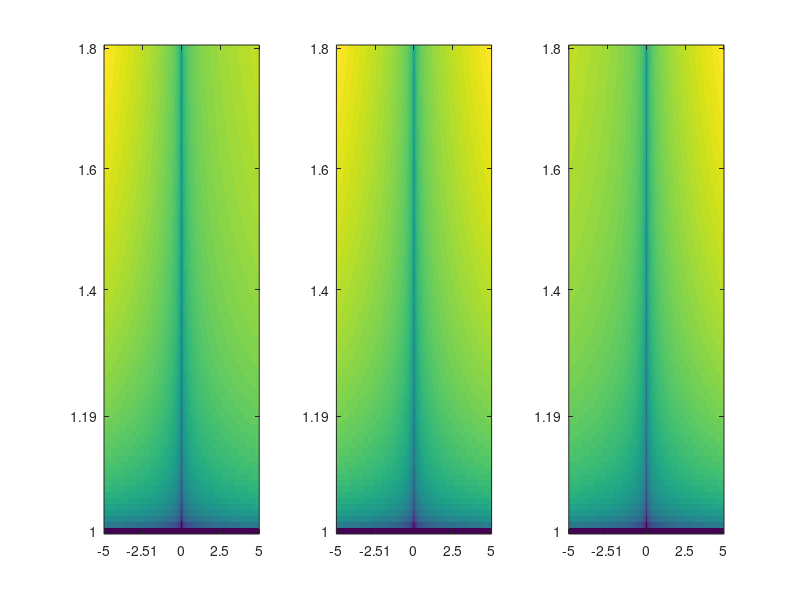
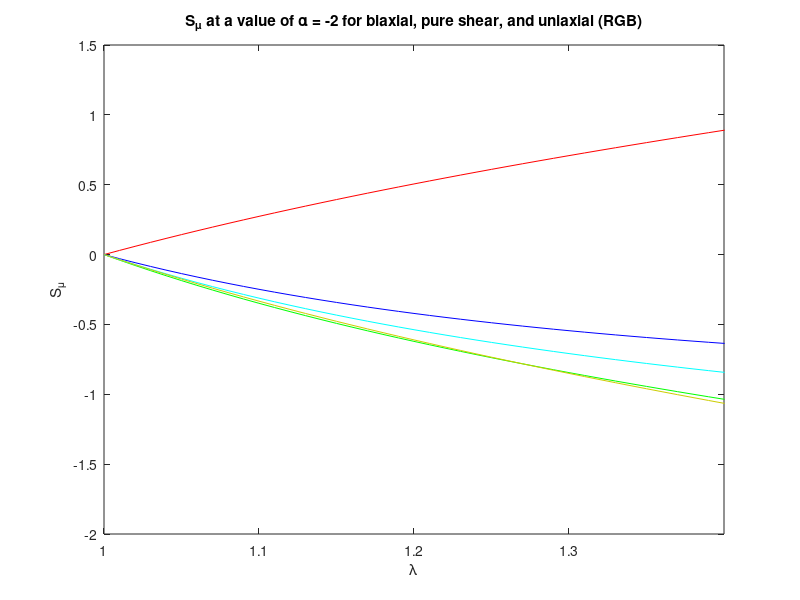
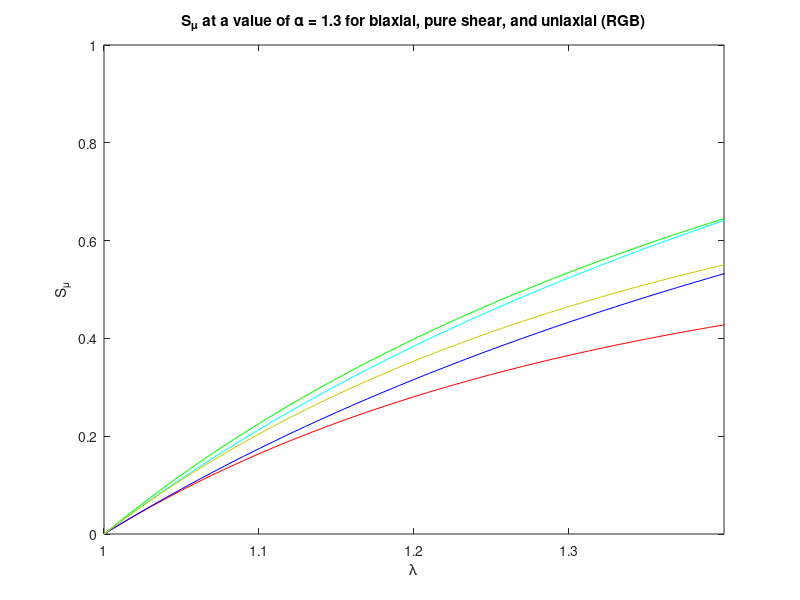
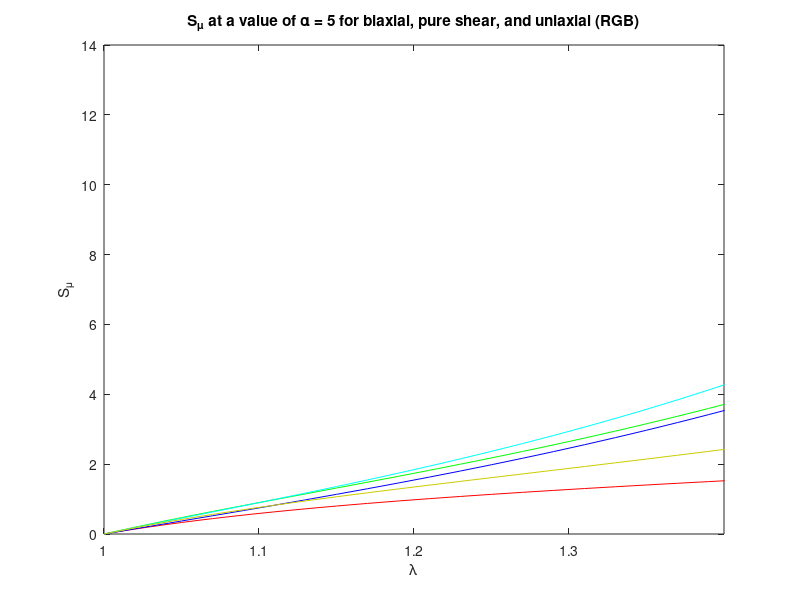

The MATLAB script that drew these images, in order:
clear all;
close all;


% lam = 1.01.^linspace(0,60,301);
lam = linspace(1,1.8,81);
alpha = linspace(-5,5,1001);

%Example parameters from Treloar's data:
%mu1 = 0.62 MPa, alpha1 = 1.3
%mu2 = 0.00118 MPa, alpha2 = 5
%mu3 = -0.00981 MPa, alpha3 = -2

mu = 1;


%Salpha_ps = mu*bsxfun(@times,log(lam'),(bsxfun(@power,lam',alpha-1)-bsxfun(@power,lam',-alpha-1)));
Salpha_ps =  mu*bsxfun(@times,log(lam'),(bsxfun(@power,lam',alpha-1)-bsxfun(@power,lam',-alpha-1)));

%Salpha_ua = mu*bsxfun(@times,log(lam'),(bsxfun(@power,lam',alpha-1)-0.5*bsxfun(@power,lam',-0.5*alpha-1)));
Salpha_ua = mu*bsxfun(@times,log(lam'),(bsxfun(@power,lam',alpha-1)-bsxfun(@power,lam',-0.5*alpha-1)));

%Salpha_ba = mu*bsxfun(@times,log(lam'),(0.5*bsxfun(@power,lam',0.5*(alpha-1))-bsxfun(@power,lam',-alpha-0.5)));
Salpha_ba = mu*bsxfun(@times,log(lam'),(bsxfun(@power,lam',0.5*alpha-1)-bsxfun(@power,lam',-alpha-1)));

%k = 0:0.01:1;
%Old, corrected on 220126
%Salpha_gen = @(k) mu*bsxfun(@times,log(lam'),((-k^2+1.5*k+0.5)*bsxfun(@power,lam',(-k^2+1.5*k+0.5)*alpha-1)...
%    +(-k+0.5)*bsxfun(@power,lam',(-k+0.5)*alpha-1)...
%    +(k^2-0.5*k-1)*bsxfun(@power,lam',(k^2-0.5*k-1)*alpha-1)));
Salpha_gen = @(k) mu*bsxfun(@times,log(lam'),((-k^2+1.5*k+0.5)^2*bsxfun(@power,lam',(-k^2+1.5*k+0.5)*alpha-1)...
    +(-k+0.5)^2*bsxfun(@power,lam',(-k+0.5)*alpha-1)...
    +(k^2-0.5*k-1)^2*bsxfun(@power,lam',(k^2-0.5*k-1)*alpha-1)));
Smu_gen = @(k) (-k^2+1.5*k+0.5)*bsxfun(@power,lam',(-k^2+1.5*k+0.5)*alpha-1)...
    +(-k+0.5)*bsxfun(@power,lam',(-k+0.5)*alpha-1)...
    +(k^2-0.5*k-1)*bsxfun(@power,lam',(k^2-0.5*k-1)*alpha-1);

W_gen = @(k) mu*bsxfun(@times,1./alpha,(bsxfun(@power,lam',(-k^2+1.5*k+0.5)*alpha)...
    +bsxfun(@power,lam',(-k+0.5)*alpha)...
    +bsxfun(@power,lam',(k^2-0.5*k-1)*alpha)-3));

figure;  subplot(1,3,1);
imagesc(log10(abs(Salpha_ba)))
set(gca,'YDir','normal'); colormap viridis;
set(gca,'XTick',[1,round(length(alpha)/4),round(length(alpha)/2),round(3*length(alpha)/4),length(alpha)],'XTickLabel',[alpha(1),alpha(round(end/4)),alpha(round(end/2)),alpha(round(3*end/4)),alpha(end)])
set(gca,'YTick',[1,round(length(lam)/4),round(length(lam)/2),round(3*length(lam)/4),length(lam)],'YTickLabel',[lam(1),lam(round(end/4)),lam(round(end/2)),lam(round(3*end/4)),lam(end)])

subplot(1,3,2);
imagesc(log10(abs(Salpha_ps)))
set(gca,'YDir','normal');colormap viridis;
set(gca,'XTick',[1,round(length(alpha)/4),round(length(alpha)/2),round(3*length(alpha)/4),length(alpha)],'XTickLabel',[alpha(1),alpha(round(end/4)),alpha(round(end/2)),alpha(round(3*end/4)),alpha(end)])
set(gca,'YTick',[1,round(length(lam)/4),round(length(lam)/2),round(3*length(lam)/4),length(lam)],'YTickLabel',[lam(1),lam(round(end/4)),lam(round(end/2)),lam(round(3*end/4)),lam(end)])

subplot(1,3,3);
imagesc(log10(abs(Salpha_ua)))
set(gca,'YDir','normal');colormap viridis;
set(gca,'XTick',[1,round(length(alpha)/4),round(length(alpha)/2),round(3*length(alpha)/4),length(alpha)],'XTickLabel',[alpha(1),alpha(round(end/4)),alpha(round(end/2)),alpha(round(3*end/4)),alpha(end)])
set(gca,'YTick',[1,round(length(lam)/4),round(length(lam)/2),round(3*length(lam)/4),length(lam)],'YTickLabel',[lam(1),lam(round(end/4)),lam(round(end/2)),lam(round(3*end/4)),lam(end)])

k=0:0.01:1;
for j = 1:length(k)
    Salpha_all(:,:,j) = Salpha_gen(k(j));
    Smu_all(:,:,j) = Smu_gen(k(j));
end

[maxS_for_alpha, maxks_for_alpha] = max(abs(Salpha_all),[],3);

ks_for_alpha =zeros(size(maxks_for_alpha));
for m=1:size(maxks_for_alpha,1)
    for n=1:size(maxks_for_alpha,2)
    ks_for_alpha(m,n) = k(maxks_for_alpha(m,n));
    end
end
    
figure(11); contourf(maxS_for_alpha,21);
title('maximum \alpha sensitivity as f(\alpha, \lambda)');
set(gca,'YDir','normal');colormap viridis;
set(gca,'XTick',[1,round(length(alpha)/4),round(length(alpha)/2),round(3*length(alpha)/4),length(alpha)],'XTickLabel',[alpha(1),alpha(round(end/4)),alpha(round(end/2)),alpha(round(3*end/4)),alpha(end)])
set(gca,'YTick',[1,round(length(lam)/4),round(length(lam)/2),round(3*length(lam)/4),length(lam)],'YTickLabel',[lam(1),lam(round(end/4)),lam(round(end/2)),lam(round(3*end/4)),lam(end)])

figure(12); contourf(ks_for_alpha,21,'LineStyle','none'); caxis([0 1])%caxis([0.25 0.75])
title('maximum k to maximize \alpha sensitivity as f(\alpha, \lambda)');
set(gca,'YDir','normal'); colormap viridis;
set(gca,'XTick',[1,round(length(alpha)/4),round(length(alpha)/2),round(3*length(alpha)/4),length(alpha)],'XTickLabel',[alpha(1),alpha(round(end/4)),alpha(round(end/2)),alpha(round(3*end/4)),alpha(end)])
set(gca,'YTick',[1,round(length(lam)/4),round(length(lam)/2),round(3*length(lam)/4),length(lam)],'YTickLabel',[lam(1),lam(round(end/4)),lam(round(end/2)),lam(round(3*end/4)),lam(end)])


[maxS_for_mu, maxks_for_mu] = max(abs(Smu_all),[],3);

ks_for_mu =zeros(size(maxks_for_mu));
for m=1:size(maxks_for_mu,1)
    for n=1:size(maxks_for_mu,2)
    ks_for_mu(m,n) = k(maxks_for_mu(m,n));
    end
end
    
figure(21); contourf(maxS_for_mu,21);
title('maximum \mu sensitivity as f(\alpha, \lambda)');
set(gca,'YDir','normal');colormap viridis;
set(gca,'XTick',[1,round(length(alpha)/4),round(length(alpha)/2),round(3*length(alpha)/4),length(alpha)],'XTickLabel',[alpha(1),alpha(round(end/4)),alpha(round(end/2)),alpha(round(3*end/4)),alpha(end)])
set(gca,'YTick',[1,round(length(lam)/4),round(length(lam)/2),round(3*length(lam)/4),length(lam)],'YTickLabel',[lam(1),lam(round(end/4)),lam(round(end/2)),lam(round(3*end/4)),lam(end)])

figure(22); contourf(ks_for_mu,21);
title('maximum k to maximize \mu sensitivity as f(\alpha, \lambda)');
set(gca,'YDir','normal');colormap viridis;
set(gca,'XTick',[1,round(length(alpha)/4),round(length(alpha)/2),round(3*length(alpha)/4),length(alpha)],'XTickLabel',[alpha(1),alpha(round(end/4)),alpha(round(end/2)),alpha(round(3*end/4)),alpha(end)])
set(gca,'YTick',[1,round(length(lam)/4),round(length(lam)/2),round(3*length(lam)/4),length(lam)],'YTickLabel',[lam(1),lam(round(end/4)),lam(round(end/2)),lam(round(3*end/4)),lam(end)])

Smu_ua = Smu_gen(1);
Smu_ba = Smu_gen(0);
Smu_ps = Smu_gen(0.5);
Smu_75 = Smu_gen(0.75);
Smu_25 = Smu_gen(0.25);

a=301;
figure; plot(lam,abs(Smu_ba(:,a)),'r'); hold on;  plot(lam,Smu_ps(:,a),'g'); plot(lam,Smu_ua(:,a),'b'); plot(lam,Smu_75(:,a),'cyan'); plot(lam,Smu_25(:,a),'Color',[0.8 0.8 0]) 
xlim([1 1.4])
xlabel('\lambda');
ylabel('S_\mu')
title('S_\mu at a value of \alpha = -2 for biaxial, pure shear, and uniaxial (RGB)');

a=631;
figure; plot(lam,abs(Smu_ba(:,a)),'r'); hold on;  plot(lam,Smu_ps(:,a),'g'); plot(lam,Smu_ua(:,a),'b'); plot(lam,Smu_75(:,a),'cyan'); plot(lam,Smu_25(:,a),'Color',[0.8 0.8 0]) 
xlim([1 1.4])
xlabel('\lambda');
ylabel('S_\mu')
title('S_\mu at a value of \alpha = 1.3 for biaxial, pure shear, and uniaxial (RGB)');

a=1001;
figure; plot(lam,abs(Smu_ba(:,a)),'r'); hold on;  plot(lam,Smu_ps(:,a),'g'); plot(lam,Smu_ua(:,a),'b'); plot(lam,Smu_75(:,a),'cyan'); plot(lam,Smu_25(:,a),'Color',[0.8 0.8 0]) 
xlim([1 1.4])
xlabel('\lambda');
ylabel('S_\mu')
title('S_\mu at a value of \alpha = 5 for biaxial, pure shear, and uniaxial (RGB)');


%%Next thing to do is put in the expression for energy and look at the
%%energy as a function of k, alpha, and lambda
figure; contourf(W_gen(0.5),21);

figure(51); 
% lamidx = 268; % 1.7 for exponential linspace
lamidx = 71;   % 1.7 for regular linspace
%NH
plot(k,squeeze(Salpha_all(lamidx,701,:))); hold on; 
%alpha=5
plot(k,squeeze(Salpha_all(lamidx,1001,:)));
%alpha=1.3
plot(k,squeeze(Salpha_all(lamidx,631,:)));
%alpha=-2
plot(k,-squeeze(Salpha_all(lamidx,301,:)));

figure(52);
%NH
plot(k,squeeze(Salpha_all(lamidx,701,:))/max(squeeze(Salpha_all(lamidx,701,:)))); hold on; 
%alpha=5
plot(k,squeeze(Salpha_all(lamidx,1001,:))/max(squeeze(Salpha_all(lamidx,1001,:))));
%alpha=1.3
plot(k,squeeze(Salpha_all(lamidx,631,:))/max(squeeze(Salpha_all(lamidx,631,:))));
%alpha=-2
plot(k,abs(squeeze(Salpha_all(lamidx,301,:)))/max(abs(squeeze(Salpha_all(lamidx,301,:)))));

